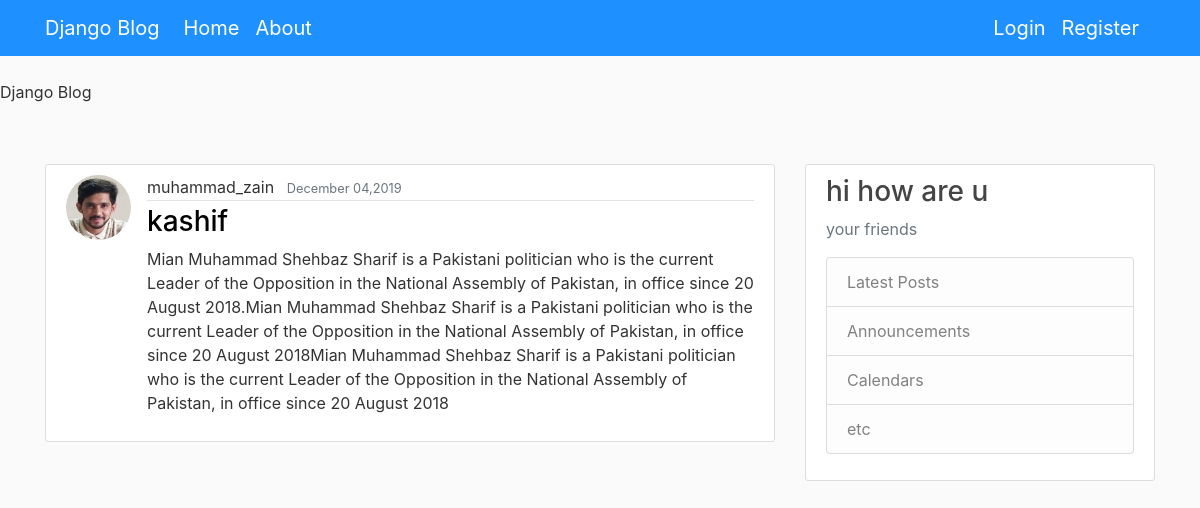
/post/16/, run on the app's committed database.
### blog/models.py (models this page shows, shortened)
class Post(models.Model):
    title=models.CharField(max_length=100)
    content=models.TextField()
    date_post=models.DateTimeField(default=timezone.now)
    author=models.ForeignKey(User,on_delete=models.CASCADE)

### users/models.py (models this page shows, shortened)
class Profile(models.Model):
    user=models.OneToOneField(User,on_delete=models.CASCADE)
    image=models.ImageField(default='default.jpg',upload_to='profile_pics')

### blog/views.py (the view)
# urls.py: path("post/<int:pk>/",PostDetailView.as_view(),name="post-detail"),
class PostDetailView(DetailView):
    model=Post

### blog/templates/blog/post_detail.html (shortened to what this page needs)
{% extends 'blog/base.html' %}
{% block content%}
  <article class="media content-section">
    <img class ="rounded-circle article-img" src="{{ object.author.profile.image.url }}">
    <div class="media-body">
      <div class="article-metadata">
        <a class="mr-2"> {{ object.author }}</a>
        <small class="text-muted">{{ object.date_post|date:"F d,Y" }}</small>
      </div>
      <h3 class="article-title">{{ object.title }}</h3>
      <p class="article-content">{{ object.content }}</p>
    </div>
  </article>
{% endblock content %}

### blog/ststic/blog/main.css (style rules this page uses)
body { background: #fafafa; color: #333333; margin-top: 5rem; }
h1, h2, h3, h4, h5, h6 { color: #444444; }
.content-section { background: #ffffff; padding: 10px 20px; border: 1px solid #dddddd; border-radius: 3px; margin-bottom: 20px; }
.article-title { color:black; }
.article-content { white-space: pre-line; }
.article-img { height: 65px; width: 65px; margin-right: 16px; }
.article-metadata { padding-bottom: 1px; margin-bottom: 4px; border-bottom: 1px solid #e3e3e3 }

### data on the page
Post: author.profile.image (picture), author "muhammad_zain", date_post "December 04,2019", title "kashif", content "Mian Muhammad Shehbaz Sharif is a Pakistani politician who is the current Leader of the Opposition in the National Assembly of Pakistan, in office since 20 August 2018.Mian Muhammad Shehbaz Sharif is a Pakistani politician who is the current Leader of the Opposition in the National Assembly of Pakistan, in office since 20 August 2018Mian Muhammad Shehbaz Sharif is a Pakistani politician who is the current Leader of the Opposition in the National Assembly of Pakistan, in office since 20 August 2018"
